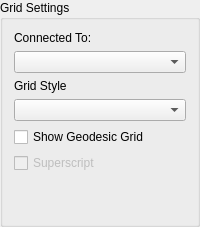
               <widget class="QGroupBox" name="gbGridSettings">
                <property name="title">
                 <string>Grid Settings</string>
                </property>
                <property name="flat">
                 <bool>true</bool>
                </property>
                <layout class="QVBoxLayout" name="verticalLayout_26">
                 <item>
                  <layout class="QVBoxLayout" name="verticalLayout_15">
                   <item>
                    <layout class="QVBoxLayout" name="verticalLayout_3">
                     <item>
                      <widget class="QLabel" name="txtGeodesicConnectTo">
                       <property name="text">
                        <string>Connected To:</string>
                       </property>
                      </widget>
                     </item>
                     <item>
                      <widget class="QComboBox" name="cmbGeodesicConnectedTo"/>
                     </item>
                     <item>
                      <widget class="QLabel" name="lbGridStyle">
                       <property name="text">
                        <string>Grid Style</string>
                       </property>
                       <property name="wordWrap">
                        <bool>false</bool>
                       </property>
                      </widget>
                     </item>
                     <item>
                      <widget class="QComboBox" name="cmbGridStyle">
                       <property name="currentIndex">
                        <number>-1</number>
                       </property>
                      </widget>
                     </item>
                     <item>
                      <widget class="QCheckBox" name="chkShowGeodesic">
                       <property name="text">
                        <string>Show Geodesic Grid</string>
                       </property>
                      </widget>
                     </item>
                     <item>
                      <widget class="QCheckBox" name="chkSuperscriptGeoText">
                       <property name="enabled">
                        <bool>false</bool>
                       </property>
                       <property name="text">
                        <string>Superscript</string>
                       </property>
                       <property name="tristate">
                        <bool>false</bool>
                       </property>
                      </widget>
                     </item>
                    </layout>
                   </item>
                   <item>
                    <spacer name="verticalSpacer_5">
                     <property name="orientation">
                      <enum>Qt::Vertical</enum>
                     </property>
                     <property name="sizeHint" stdset="0">
                      <size>
                       <width>20</width>
                       <height>40</height>
                      </size>
                     </property>
                    </spacer>
                   </item>
                  </layout>
                 </item>
                </layout>
               </widget>
